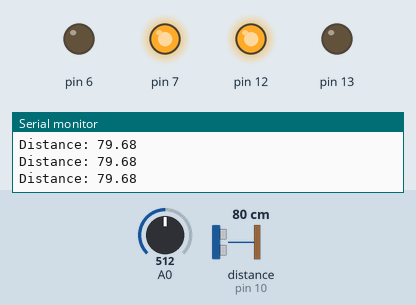
Recording of a sketch running on a simulated Arduino Uno, built with avr-gcc and run on an emulated ATmega328P. Parts: output pins drawn as LEDs (lit = HIGH), the last lines printed to the serial monitor. Wiring (inferred from the names in the program): ultrasonic range finder: trigger pin 9; echo pin 10. The test bench sets the inputs (shaded band); at power-on: distance to the obstacle (sensor on pin 10) 80 cm, A0 = 512. The echo pulse lasts 58.3 µs per cm; pins used as bus, display or sensor lines are not drawn.

Above: at 1.2 s.
1.3 s: distance to the obstacle (sensor on pin 10) set to 9 cm
2.8 s: distance to the obstacle (sensor on pin 10) set to 6 cm
At 4.0 s:
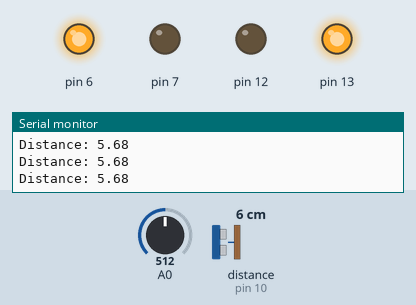
4.4 s: distance to the obstacle (sensor on pin 10) set to 18 cm
At 5.7 s:
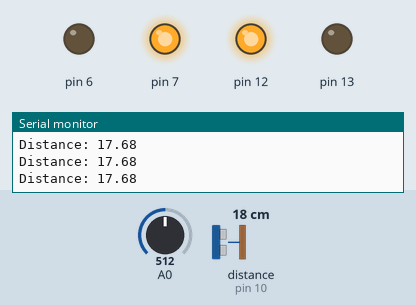
6.0 s: distance to the obstacle (sensor on pin 10) set to 2 cm
At 7.5 s:
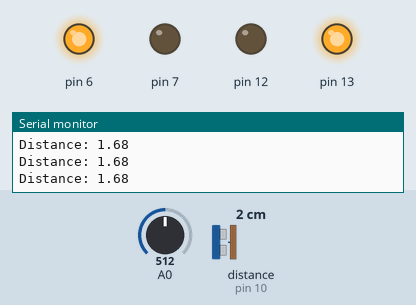
Timing chart, 0 to 8.6 s (numbered marks = the images above; inputs shaded):
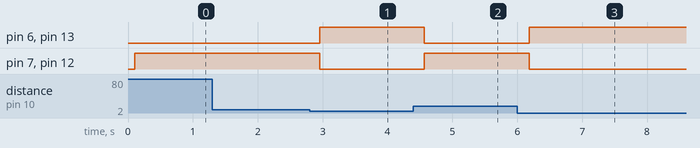

Measured:
- the behaviour switches between 8 and 7 cm on distance to the obstacle (sensor on pin 10) (found by bisection; images 0 and 1)
- after the input at 2.8 s, pin 6, pin 13: LOW → HIGH after 0.15 s; pin 7, pin 12: HIGH → LOW after 0.15 s
- after the input at 4.4 s, pin 6, pin 13: HIGH → LOW after 0.17 s; pin 7, pin 12: LOW → HIGH after 0.17 s
- after the input at 6.0 s, pin 6, pin 13: LOW → HIGH after 0.18 s; pin 7, pin 12: HIGH → LOW after 0.18 s

The sketch:

obstacle_avoid.ino
```cpp
const int trigPin = 9;
const int echoPin = 10;

float duration, distance;

void setup() {
  pinMode(6,OUTPUT);
  pinMode(7,OUTPUT);
  pinMode(12,OUTPUT);
  pinMode(13,OUTPUT);
  pinMode(trigPin, OUTPUT);
  pinMode(echoPin, INPUT);
  Serial.begin(9600);
}

void loop() {
  int sensorvalue=analogRead(A0);
  digitalWrite(trigPin, LOW);
  delayMicroseconds(2);
  digitalWrite(trigPin, HIGH);
  delayMicroseconds(10);
  digitalWrite(trigPin, LOW);
  duration = pulseIn(echoPin, HIGH);
  distance = (duration*.0343)/2;
  Serial.print("Distance: ");
  Serial.println(distance);
  delay(100);
  if(distance<=7){
    digitalWrite(6,HIGH);
    digitalWrite(7,LOW);
    digitalWrite(13,HIGH);
    digitalWrite(12,LOW);
    }
   else if(distance>=7){
    digitalWrite(6,LOW);
    digitalWrite(7,HIGH);
    digitalWrite(13,LOW);
    digitalWrite(12,HIGH);
   }

   delay(100);
}
```
